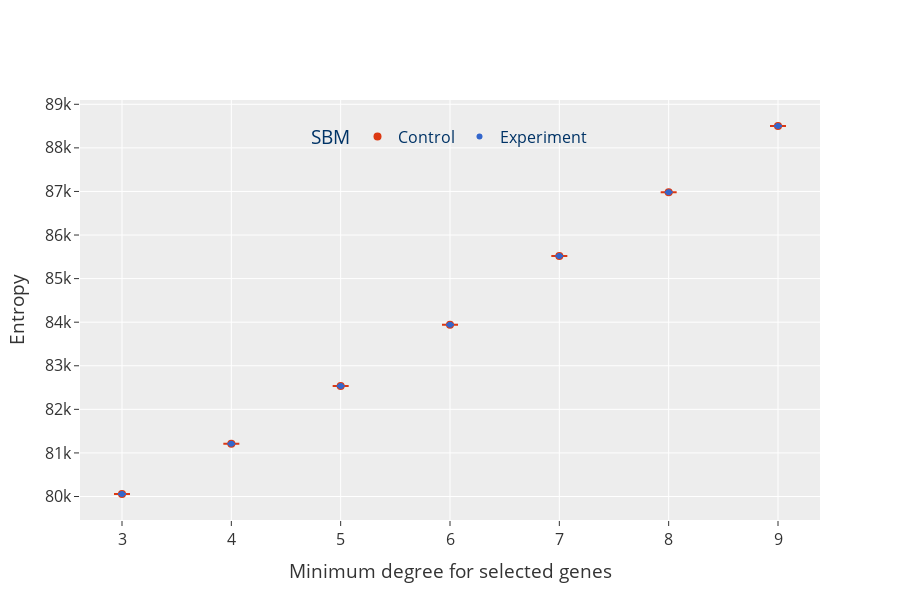

The code cell stored with this chart in its notebook:
### Code cell
top_df = pd.DataFrame(stats_vals, columns=[
                      "Median_Ent", "Mean_Ent", "Std_Ent", "TF", "Type"])

color_map = {
    "Experiment": px.colors.qualitative.G10[0], "Control": px.colors.qualitative.G10[1]}
fig = px.scatter(
    top_df,
    y="Mean_Ent",
    x="TF",
    error_y="Std_Ent",
    color="Type",
    title="Entropy evolution TFs 3-15. Standard 5K",
    height=600,
    color_discrete_map=color_map,
)

fig.update_layout(
    legend=dict(
        orientation="h",
        title="SBM",
        yanchor="bottom",
        y=0.87,
        xanchor="center",
        x=0.5,
        bgcolor="rgba(0,0,0,0)",
        font=dict(size=16, color="#003366"),
    ),
    title="",
    xaxis=dict(
        tickfont=dict(size=16),
        title="Minimum degree for selected genes",
        tickmode="array", tickvals=list(range(3, 16, 1))
    ),
    yaxis=dict(
        tickfont=dict(size=16),
        title="Entropy",
    ),
    font=dict(size=16),
)
fig.update_traces(error_y=dict(width=8), selector=(
    {"name": "Control"}), marker_size=8)
fig.show()

### Figure 1 — Plotly figure (JSON) as saved in the notebook; plotly's stock layout.template omitted (floating-point values rounded to 4 significant figures)
{"data": [{"error_y": {"array": [3.781e-11, 3.172e-11, 1.029e-11, 6.343e-11, 1.455e-11, 2.623e-11, 3.334e-11], "width": 8}, "hovertemplate": "Type=Control<br>TF=%{x}<br>Mean_Ent=%{y}<extra></extra>", "legendgroup": "Control", "marker": {"color": "#DC3912", "size": 8, "symbol": "circle"}, "mode": "markers", "name": "Control", "orientation": "v", "showlegend": true, "type": "scatter", "x": [4, 3, 5, 9, 6, 7, 8], "xaxis": "x", "y": [81210.0, 80060.0, 82530.0, 88500.0, 83940.0, 85520.0, 86980.0], "yaxis": "y"}, {"error_y": {"array": [0.0, 0.0, 0.0, 0.0, 0.0, 0.0, 0.0]}, "hovertemplate": "Type=Experiment<br>TF=%{x}<br>Mean_Ent=%{y}<extra></extra>", "legendgroup": "Experiment", "marker": {"color": "#3366CC", "symbol": "circle"}, "mode": "markers", "name": "Experiment", "orientation": "v", "showlegend": true, "type": "scatter", "x": [4, 3, 5, 9, 6, 7, 8], "xaxis": "x", "y": [81210.0, 80060.0, 82530.0, 88500.0, 83940.0, 85520.0, 86980.0], "yaxis": "y"}], "layout": {"font": {"size": 16}, "height": 600, "legend": {"bgcolor": "rgba(0,0,0,0)", "font": {"color": "#003366", "size": 16}, "orientation": "h", "title": {"text": "SBM"}, "tracegroupgap": 0, "x": 0.5, "xanchor": "center", "y": 0.87, "yanchor": "bottom"}, "title": {"text": ""}, "xaxis": {"anchor": "y", "domain": [0, 1], "tickfont": {"size": 16}, "tickmode": "array", "tickvals": [3, 4, 5, 6, 7, 8, 9, 10, 11, 12, 13, 14, 15], "title": {"text": "Minimum degree for selected genes"}}, "yaxis": {"anchor": "x", "domain": [0, 1], "tickfont": {"size": 16}, "title": {"text": "Entropy"}}}}
